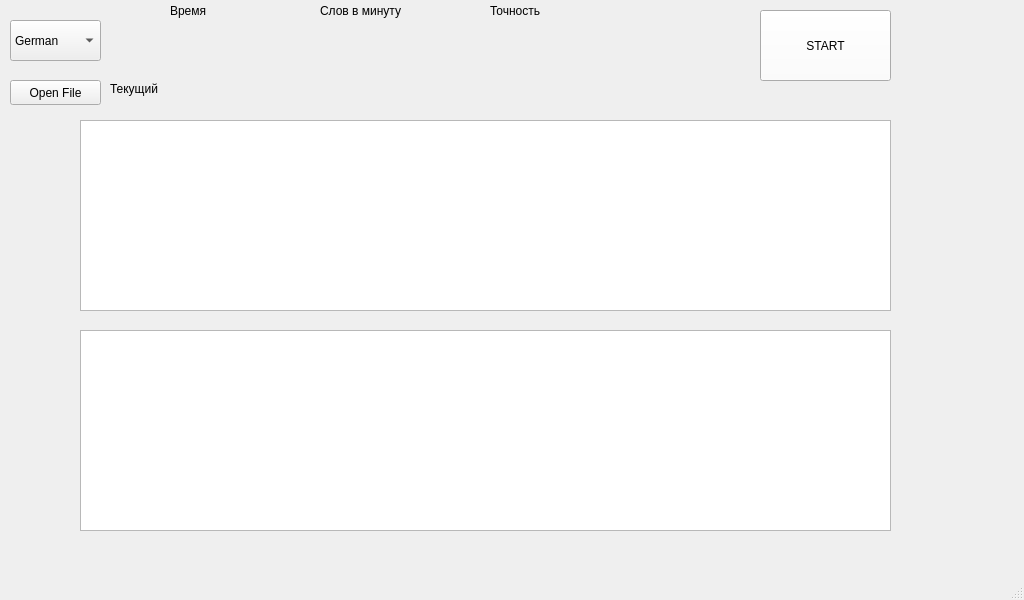
<?xml version="1.0" encoding="UTF-8"?>
<ui version="4.0">
 <class>MainWindow</class>
 <widget class="QMainWindow" name="MainWindow">
  <property name="geometry">
   <rect>
    <x>0</x>
    <y>0</y>
    <width>1024</width>
    <height>600</height>
   </rect>
  </property>
  <property name="windowTitle">
   <string>MainWindow</string>
  </property>
  <widget class="QWidget" name="centralwidget">
   <widget class="QTextEdit" name="textEdit">
    <property name="geometry">
     <rect>
      <x>80</x>
      <y>120</y>
      <width>811</width>
      <height>191</height>
     </rect>
    </property>
    <property name="font">
     <font>
      <pointsize>15</pointsize>
     </font>
    </property>
    <property name="textInteractionFlags">
     <set>Qt::TextSelectableByMouse</set>
    </property>
   </widget>
   <widget class="QTextEdit" name="textEdit_2">
    <property name="geometry">
     <rect>
      <x>80</x>
      <y>330</y>
      <width>811</width>
      <height>201</height>
     </rect>
    </property>
    <property name="font">
     <font>
      <pointsize>15</pointsize>
     </font>
    </property>
    <property name="textInteractionFlags">
     <set>Qt::TextSelectableByMouse</set>
    </property>
   </widget>
   <widget class="QComboBox" name="comboBox">
    <property name="geometry">
     <rect>
      <x>10</x>
      <y>20</y>
      <width>91</width>
      <height>41</height>
     </rect>
    </property>
    <item>
     <property name="text">
      <string>German</string>
     </property>
    </item>
    <item>
     <property name="text">
      <string>French</string>
     </property>
    </item>
    <item>
     <property name="text">
      <string>Arabic</string>
     </property>
    </item>
    <item>
     <property name="text">
      <string>Chinese</string>
     </property>
    </item>
    <item>
     <property name="text">
      <string>Belarussian</string>
     </property>
    </item>
    <item>
     <property name="text">
      <string>Hebrew</string>
     </property>
    </item>
    <item>
     <property name="text">
      <string>From File</string>
     </property>
    </item>
   </widget>
   <widget class="QPushButton" name="pushButton">
    <property name="geometry">
     <rect>
      <x>10</x>
      <y>80</y>
      <width>91</width>
      <height>25</height>
     </rect>
    </property>
    <property name="text">
     <string>Open File</string>
    </property>
   </widget>
   <widget class="QPushButton" name="pushButton_2">
    <property name="geometry">
     <rect>
      <x>760</x>
      <y>10</y>
      <width>131</width>
      <height>71</height>
     </rect>
    </property>
    <property name="palette">
     <palette>
      <active>
       <colorrole role="Button">
        <brush brushstyle="SolidPattern">
         <color alpha="255">
          <red>253</red>
          <green>0</green>
          <blue>0</blue>
         </color>
        </brush>
       </colorrole>
      </active>
      <inactive>
       <colorrole role="Button">
        <brush brushstyle="SolidPattern">
         <color alpha="255">
          <red>251</red>
          <green>252</green>
          <blue>253</blue>
         </color>
        </brush>
       </colorrole>
      </inactive>
      <disabled>
       <colorrole role="Button">
        <brush brushstyle="SolidPattern">
         <color alpha="255">
          <red>253</red>
          <green>0</green>
          <blue>0</blue>
         </color>
        </brush>
       </colorrole>
      </disabled>
     </palette>
    </property>
    <property name="text">
     <string>START</string>
    </property>
   </widget>
   <widget class="QLabel" name="label">
    <property name="geometry">
     <rect>
      <x>170</x>
      <y>0</y>
      <width>61</width>
      <height>21</height>
     </rect>
    </property>
    <property name="text">
     <string>Время</string>
    </property>
   </widget>
   <widget class="QLabel" name="label_2">
    <property name="geometry">
     <rect>
      <x>160</x>
      <y>30</y>
      <width>81</width>
      <height>21</height>
     </rect>
    </property>
    <property name="text">
     <string/>
    </property>
   </widget>
   <widget class="QLabel" name="label_3">
    <property name="geometry">
     <rect>
      <x>320</x>
      <y>0</y>
      <width>101</width>
      <height>21</height>
     </rect>
    </property>
    <property name="text">
     <string>Слов в минуту</string>
    </property>
   </widget>
   <widget class="QLabel" name="label_4">
    <property name="geometry">
     <rect>
      <x>330</x>
      <y>30</y>
      <width>71</width>
      <height>21</height>
     </rect>
    </property>
    <property name="text">
     <string/>
    </property>
   </widget>
   <widget class="QLabel" name="label_5">
    <property name="geometry">
     <rect>
      <x>490</x>
      <y>0</y>
      <width>101</width>
      <height>21</height>
     </rect>
    </property>
    <property name="text">
     <string>Точность</string>
    </property>
   </widget>
   <widget class="QLabel" name="label_6">
    <property name="geometry">
     <rect>
      <x>490</x>
      <y>20</y>
      <width>101</width>
      <height>21</height>
     </rect>
    </property>
    <property name="text">
     <string/>
    </property>
   </widget>
   <widget class="QLabel" name="label_7">
    <property name="geometry">
     <rect>
      <x>110</x>
      <y>80</y>
      <width>561</width>
      <height>17</height>
     </rect>
    </property>
    <property name="text">
     <string>Текущий</string>
    </property>
   </widget>
  </widget>
  <widget class="QMenuBar" name="menubar">
   <property name="geometry">
    <rect>
     <x>0</x>
     <y>0</y>
     <width>1024</width>
     <height>22</height>
    </rect>
   </property>
  </widget>
  <widget class="QStatusBar" name="statusbar"/>
 </widget>
 <resources/>
 <connections/>
</ui>
